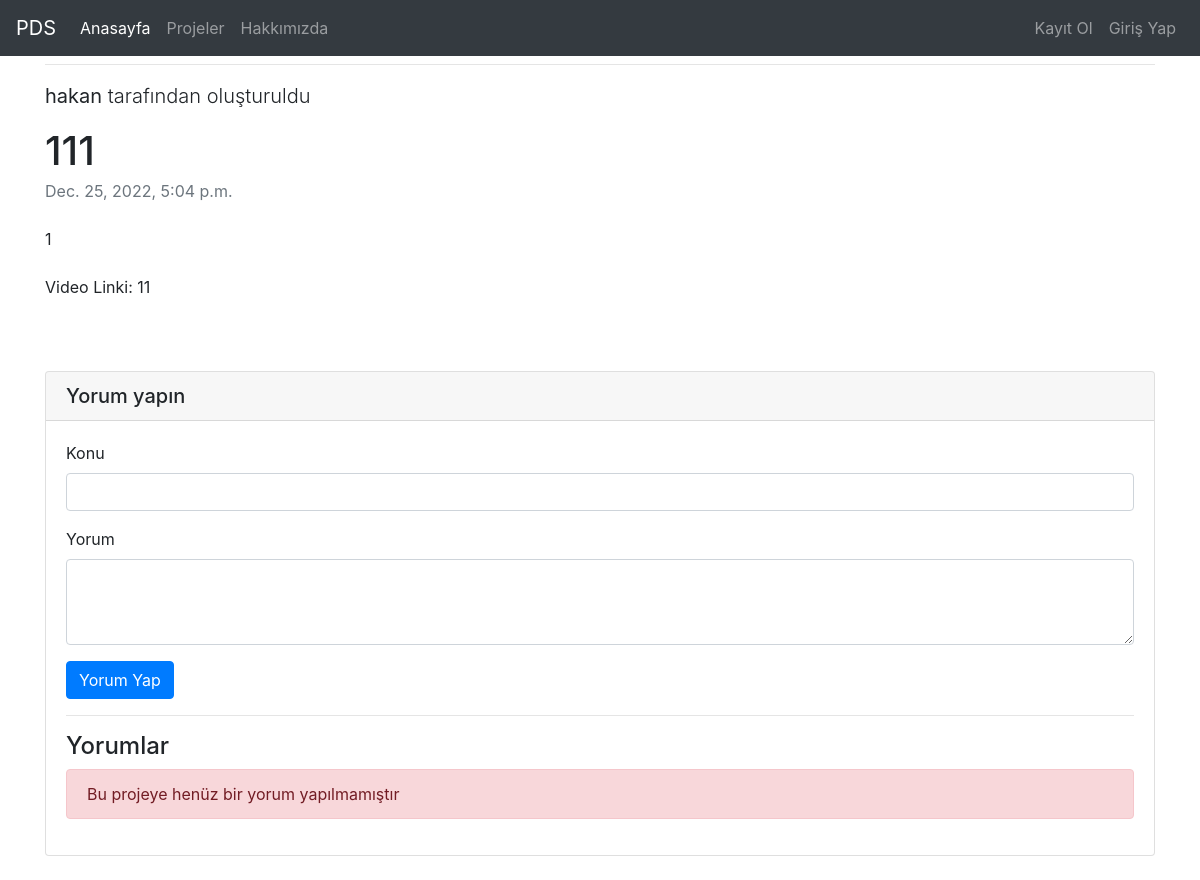
/projects/project/3, run on an earlier commit of the app's database.
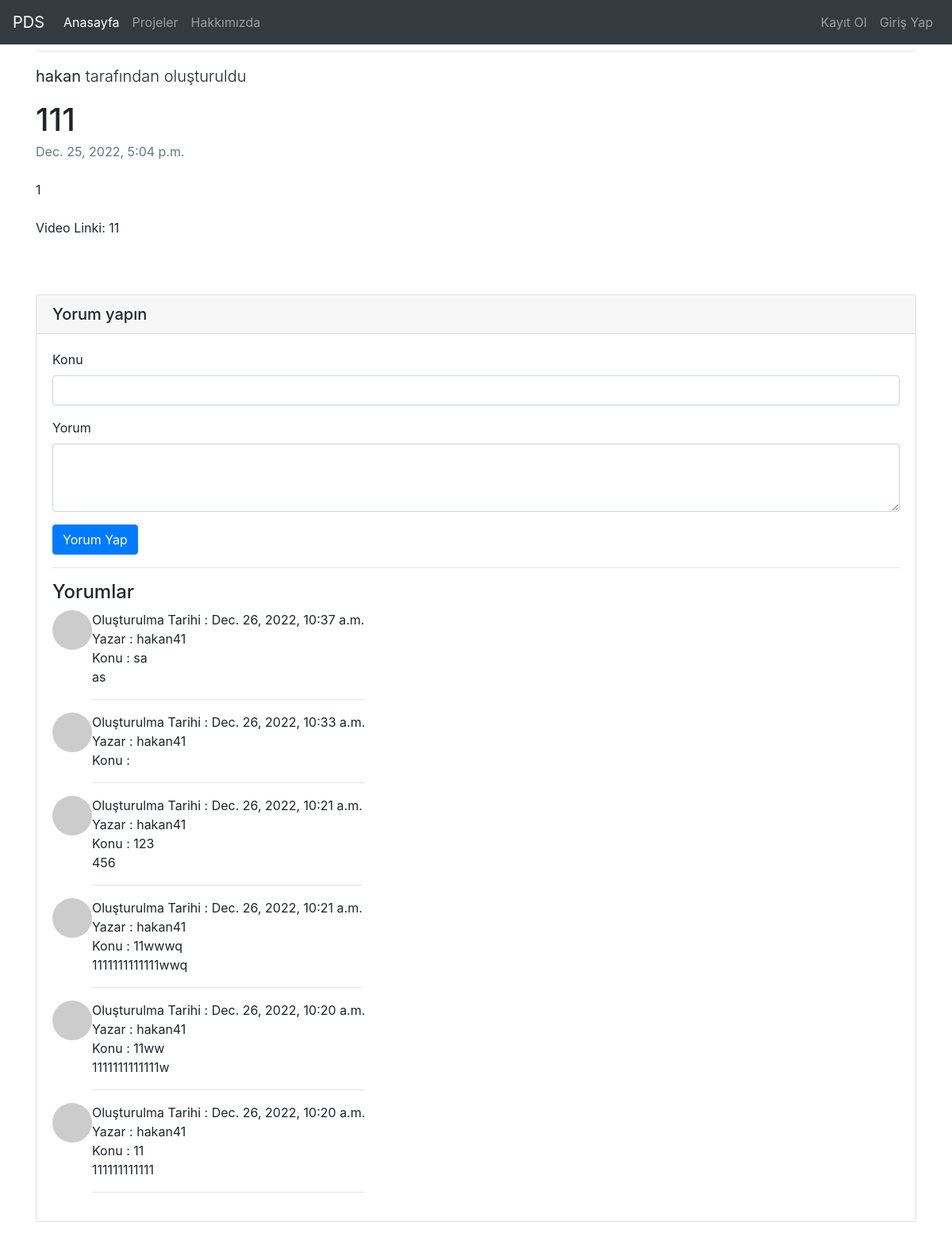
And on a later commit of the database.
### project/models.py (models this page shows, shortened)
class Comment(models.Model):
    STATUS = (
        ('True', 'Evet'),
        ('False', 'Hayır'),
    )
    project = models.ForeignKey(Projeler, on_delete=models.CASCADE, related_name="comments")
    comment = models.TextField()
    subject = models.CharField(max_length=50)
    user_id = models.ForeignKey("auth.User", on_delete=models.CASCADE, blank=True)
    status = models.CharField(choices=STATUS, max_length=50)
    created_at = models.DateTimeField(auto_now_add=True, verbose_name="Oluşturulma Tarihi")
    updated_at = models.DateTimeField(auto_now=True, verbose_name="Son Güncellenme Tarihi")
    class Meta:
        ordering = ['-created_at']

### project/views.py (the view)
# urls.py: path('project/<int:id>', views.detailProject, name="detail"),
def detailProject(request,id):
    projects = Projeler.objects.filter(id = id).first()
    comments = projects.comments.all()
    return render(request, "detail.html", {"projects":projects, "comments":comments})

### templates/detail.html (shortened to what this page needs)
{% extends "layout.html" %}
{% block body %}
<hr>
<div class="row">
    <div class="col-lg-8">
        <p class="lead">
            <strong>{{projects.author.username}}</strong> tarafından oluşturuldu
        </p>
        <article>
            <header class="mb-4">
                <h1 class="fw-bolder mb-1">{{projects.title}}</h1>
                <div class="text-muted fst-italic mb-2">{{projects.created_at}}</div>
            </header>
            <section class="mb-5">
                {{projects.detail}}
                <br>
                <br>
                Video Linki: {{projects.videolink}}
            </section>
        </article>
    </div>
</div>
<div class="card my-4">
    <h5 class="card-header">Yorum yapın</h5>
    <div class="card-body">
        <form method="post" action="/projects/comment/{{projects.id}}">
            <div class="form-group">
                <label for="formGroupExampleInput">Konu</label>
                <input name="subject" type="text" class="form-control" id="formGroupExampleInput" placeholder="">
              </div>
            <div class="form-group">
                <label for="formGroupExampleInput">Yorum</label>
                <textarea name="comment" class="form-control" rows="3"></textarea>
            </div>
            <button type="submit" class="btn btn-primary">Yorum Yap</button>
        </form>
        <hr>
        <h4>Yorumlar</h4>
        {% if comments %}
            {% for comment in comments %}
            <div class="d-flex">
                <div class="flex-shrink-0"><img class="rounded-circle" src="https://dummyimage.com/50x50/ced4da/6c757d.jpg" alt="..." /></div>
                <div class="ms-3">
                    <div class="fw-bold">Oluşturulma Tarihi : {{comment.created_at}}</div>
                    <div class="fw-bold">Yazar : {{comment.user_id}}</div>
                    <div class="fw-bold">Konu : {{comment.subject}}</div>
                    {{comment.comment}}
                    <hr>
                </div>
            </div>
            {% endfor %}
        {% else %}
            <div class="alert alert-danger">Bu projeye henüz bir yorum yapılmamıştır</div>
        {% endif %}
    </div>
</div>
</div>
{% endblock body %}

What changed in the data, as far as the page shows it:
added Comment: created_at "Dec. 26, 2022, 10:37 a.m.", user_id "hakan41", subject "sa", comment "as"
added Comment: created_at "Dec. 26, 2022, 10:33 a.m.", user_id "hakan41"
added Comment: created_at "Dec. 26, 2022, 10:21 a.m.", user_id "hakan41", subject "123", comment "456"
added Comment: created_at "Dec. 26, 2022, 10:21 a.m.", user_id "hakan41", subject "11wwwq", comment "1111111111111wwq"
added Comment: created_at "Dec. 26, 2022, 10:20 a.m.", user_id "hakan41", subject "11ww", comment "1111111111111w"
added Comment: created_at "Dec. 26, 2022, 10:20 a.m.", user_id "hakan41", subject "11", comment "111111111111"
Also different on the page:
text no longer shown: "Bu projeye henüz bir yorum yapılmamıştır"
